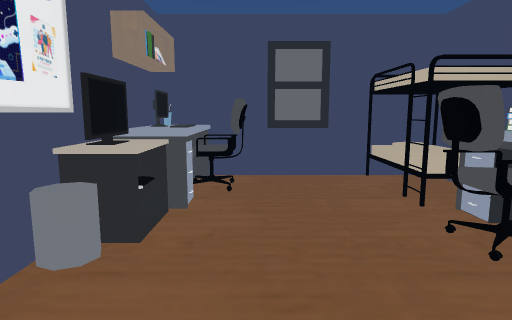
view 1 (above)

12 first-person views from a walk through a 3-D level made in the Unity game engine. The camera is 1.2 m above the floor, tilts 8° down and sees 75° across. The floor is counted in squares, 0.5 m on a side. Each view is taken from the middle of a square. On the plan, view 1 faces up. The plan holds only what a view shows up to about 20 squares ahead; the rest is blank. The player is left out. Door leaves are left out, so doorways stand open.

view 2
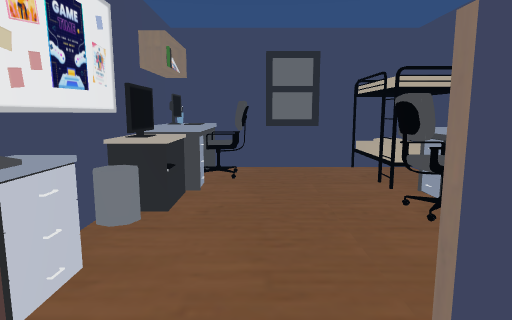

view 3
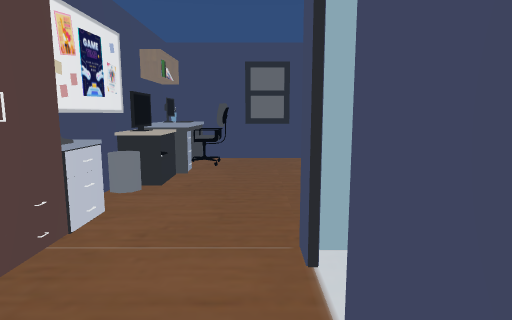

view 4
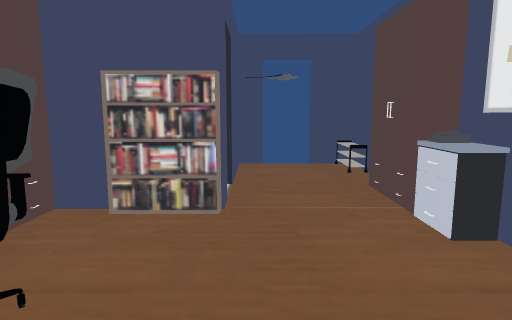

view 5
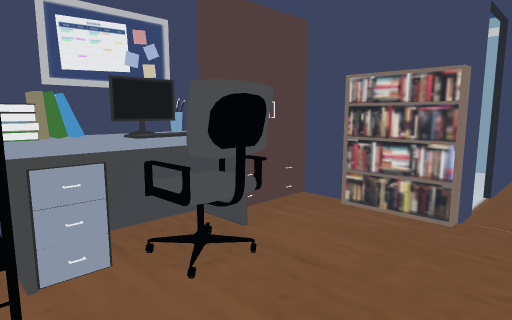

view 6
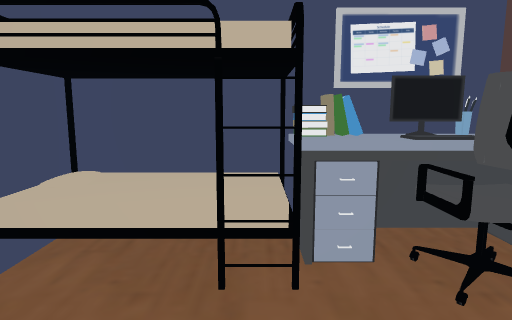

view 7
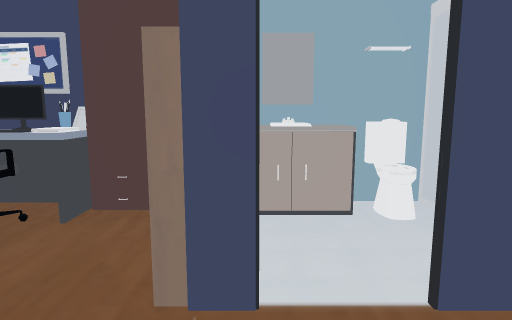

view 8
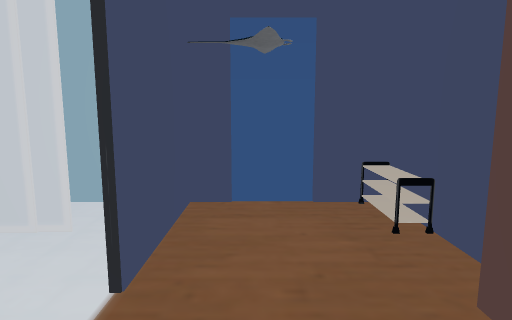

view 9
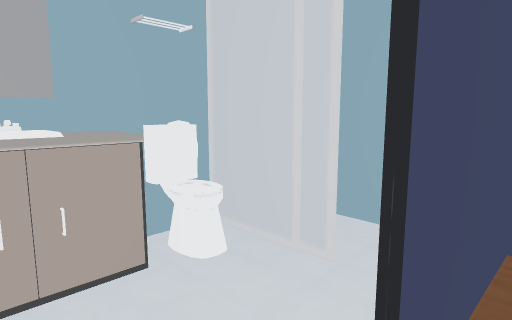

view 10
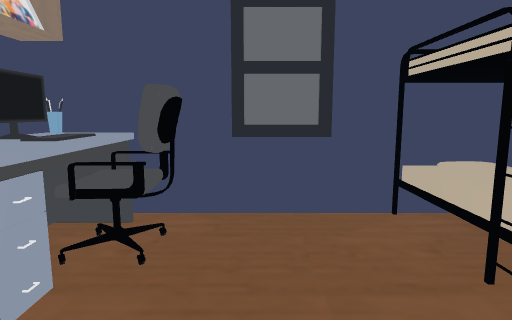

view 11
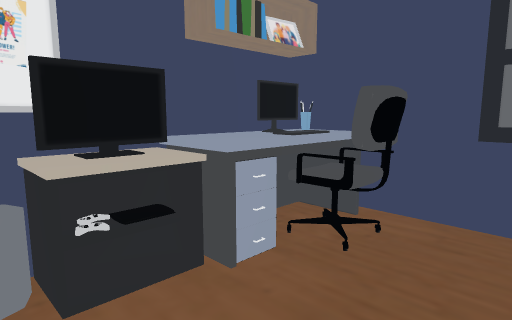

view 12
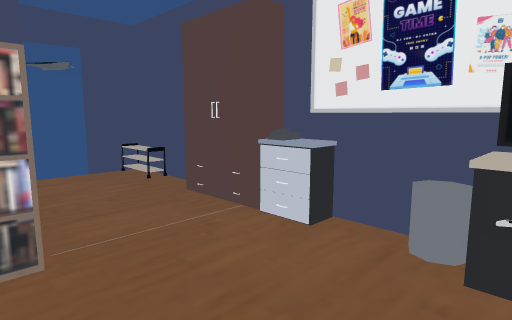

### Floor plan
Key: @ floor where view 1 was taken; # wall or solid block; . floor; D open door; = window, fence, low wall or low ledge; ^ raised ledge; T table; B bed; K keyboard; C chair; S books; P phone; A cabinet; H bookshelf; I sink; O other object.
Columns run from 4 left of view 1 to 7 right of it. Each row starts with its distance up from view 1.
 13 ############
 12 #TT.....BBB#
 11 #TKCC...BBB#
 10 #TKCC...BBB#
  9 #TT.....BBBB
  8 ##T......TSS
  7 ##^.....OOSS
  6 ##^....CCKK#
  5 #=......CTT#
  4 # .......TA#
  3 #^........A
  2 #P........A
  1 #A....#HH###
  0  A..@.D...I#
 -1  A....D...I#
 -2  A....D...^^
 -3 #.....#..=##
 -4 #.....#. ###
 -5 #O....#.####
 -6 #O....#...
 -7 ##DDDD####

Positions as (right, up) in squares from view 1, and headings:
1: (0, 0), facing up
2: (0, -2), facing up
3: (1, -5), facing up
4: (1, 9), facing down
5: (0, 9), facing down-right
6: (0, 9), facing right
7: (-2, 0), facing right
8: (0, 2), facing down
9: (1, 0), facing down-right
10: (1, 5), facing up
11: (2, 5), facing up-left
12: (3, 7), facing down-left
